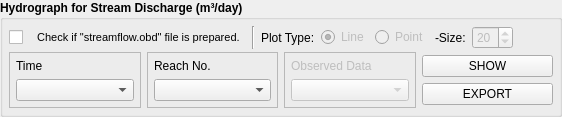
            <widget class="QGroupBox" name="groupBox_6">
             <property name="font">
              <font>
               <weight>75</weight>
               <bold>true</bold>
              </font>
             </property>
             <property name="title">
              <string>Hydrograph for Stream Discharge (m³/day)</string>
             </property>
             <layout class="QVBoxLayout" name="verticalLayout_26">
              <property name="spacing">
               <number>3</number>
              </property>
              <property name="margin">
               <number>6</number>
              </property>
              <item>
               <layout class="QHBoxLayout" name="horizontalLayout_55">
                <property name="spacing">
                 <number>6</number>
                </property>
                <property name="leftMargin">
                 <number>0</number>
                </property>
                <property name="topMargin">
                 <number>0</number>
                </property>
                <item>
                 <widget class="QCheckBox" name="checkBox_stream_obd">
                  <property name="font">
                   <font>
                    <pointsize>8</pointsize>
                    <weight>50</weight>
                    <bold>false</bold>
                   </font>
                  </property>
                  <property name="text">
                   <string>   Check if &quot;streamflow.obd&quot; file is prepared.</string>
                  </property>
                  <property name="tristate">
                   <bool>false</bool>
                  </property>
                 </widget>
                </item>
                <item>
                 <widget class="Line" name="line_17">
                  <property name="orientation">
                   <enum>Qt::Vertical</enum>
                  </property>
                 </widget>
                </item>
                <item>
                 <widget class="QLabel" name="label_2">
                  <property name="font">
                   <font>
                    <weight>50</weight>
                    <bold>false</bold>
                   </font>
                  </property>
                  <property name="text">
                   <string>Plot Type:</string>
                  </property>
                 </widget>
                </item>
                <item>
                 <widget class="QRadioButton" name="radioButton_str_obd_line">
                  <property name="enabled">
                   <bool>false</bool>
                  </property>
                  <property name="font">
                   <font>
                    <weight>50</weight>
                    <bold>false</bold>
                   </font>
                  </property>
                  <property name="text">
                   <string>Line</string>
                  </property>
                  <property name="checked">
                   <bool>true</bool>
                  </property>
                  <attribute name="buttonGroup">
                   <string notr="true">buttonGroup_str_obd</string>
                  </attribute>
                 </widget>
                </item>
                <item>
                 <widget class="QRadioButton" name="radioButton_str_obd_pt">
                  <property name="enabled">
                   <bool>false</bool>
                  </property>
                  <property name="font">
                   <font>
                    <weight>50</weight>
                    <bold>false</bold>
                   </font>
                  </property>
                  <property name="text">
                   <string>Point</string>
                  </property>
                  <attribute name="buttonGroup">
                   <string notr="true">buttonGroup_str_obd</string>
                  </attribute>
                 </widget>
                </item>
                <item>
                 <widget class="QLabel" name="label_9">
                  <property name="font">
                   <font>
                    <weight>50</weight>
                    <bold>false</bold>
                   </font>
                  </property>
                  <property name="text">
                   <string>-Size:</string>
                  </property>
                 </widget>
                </item>
                <item>
                 <widget class="QSpinBox" name="spinBox_str_obd_size">
                  <property name="enabled">
                   <bool>false</bool>
                  </property>
                  <property name="font">
                   <font>
                    <weight>50</weight>
                    <bold>false</bold>
                   </font>
                  </property>
                  <property name="value">
                   <number>20</number>
                  </property>
                 </widget>
                </item>
                <item>
                 <spacer name="horizontalSpacer_12">
                  <property name="orientation">
                   <enum>Qt::Horizontal</enum>
                  </property>
                  <property name="sizeHint" stdset="0">
                   <size>
                    <width>40</width>
                    <height>20</height>
                   </size>
                  </property>
                 </spacer>
                </item>
               </layout>
              </item>
              <item>
               <layout class="QHBoxLayout" name="horizontalLayout_24">
                <property name="spacing">
                 <number>6</number>
                </property>
                <property name="topMargin">
                 <number>0</number>
                </property>
                <item>
                 <widget class="QFrame" name="frame_2">
                  <property name="frameShape">
                   <enum>QFrame::StyledPanel</enum>
                  </property>
                  <property name="frameShadow">
                   <enum>QFrame::Raised</enum>
                  </property>
                  <layout class="QVBoxLayout" name="verticalLayout_29">
                   <property name="margin">
                    <number>6</number>
                   </property>
                   <item>
                    <widget class="QLabel" name="label_42">
                     <property name="font">
                      <font>
                       <weight>50</weight>
                       <bold>false</bold>
                      </font>
                     </property>
                     <property name="text">
                      <string>Time</string>
                     </property>
                    </widget>
                   </item>
                   <item>
                    <widget class="QComboBox" name="comboBox_SD_timeStep"/>
                   </item>
                  </layout>
                 </widget>
                </item>
                <item>
                 <widget class="QFrame" name="frame_3">
                  <property name="frameShape">
                   <enum>QFrame::StyledPanel</enum>
                  </property>
                  <property name="frameShadow">
                   <enum>QFrame::Raised</enum>
                  </property>
                  <layout class="QVBoxLayout" name="verticalLayout_30">
                   <property name="margin">
                    <number>6</number>
                   </property>
                   <item>
                    <widget class="QLabel" name="label_44">
                     <property name="font">
                      <font>
                       <weight>50</weight>
                       <bold>false</bold>
                      </font>
                     </property>
                     <property name="text">
                      <string>Reach No.</string>
                     </property>
                    </widget>
                   </item>
                   <item>
                    <widget class="QComboBox" name="comboBox_sub_number"/>
                   </item>
                  </layout>
                 </widget>
                </item>
                <item>
                 <widget class="QFrame" name="frame_sd_obd">
                  <property name="enabled">
                   <bool>false</bool>
                  </property>
                  <property name="frameShape">
                   <enum>QFrame::StyledPanel</enum>
                  </property>
                  <property name="frameShadow">
                   <enum>QFrame::Raised</enum>
                  </property>
                  <layout class="QVBoxLayout" name="verticalLayout_31">
                   <property name="margin">
                    <number>6</number>
                   </property>
                   <item>
                    <widget class="QLabel" name="label_45">
                     <property name="font">
                      <font>
                       <weight>50</weight>
                       <bold>false</bold>
                      </font>
                     </property>
                     <property name="text">
                      <string>Observed Data</string>
                     </property>
                    </widget>
                   </item>
                   <item>
                    <widget class="QComboBox" name="comboBox_SD_obs_data"/>
                   </item>
                  </layout>
                 </widget>
                </item>
                <item>
                 <layout class="QVBoxLayout" name="verticalLayout_20">
                  <property name="spacing">
                   <number>3</number>
                  </property>
                  <item>
                   <widget class="QPushButton" name="pushButton_plot_sd">
                    <property name="enabled">
                     <bool>true</bool>
                    </property>
                    <property name="font">
                     <font>
                      <weight>50</weight>
                      <italic>false</italic>
                      <bold>false</bold>
                      <underline>false</underline>
                     </font>
                    </property>
                    <property name="text">
                     <string>SHOW</string>
                    </property>
                   </widget>
                  </item>
                  <item>
                   <widget class="QPushButton" name="pushButton_export_sd">
                    <property name="font">
                     <font>
                      <weight>50</weight>
                      <bold>false</bold>
                     </font>
                    </property>
                    <property name="text">
                     <string>EXPORT</string>
                    </property>
                   </widget>
                  </item>
                 </layout>
                </item>
               </layout>
              </item>
             </layout>
            </widget>
